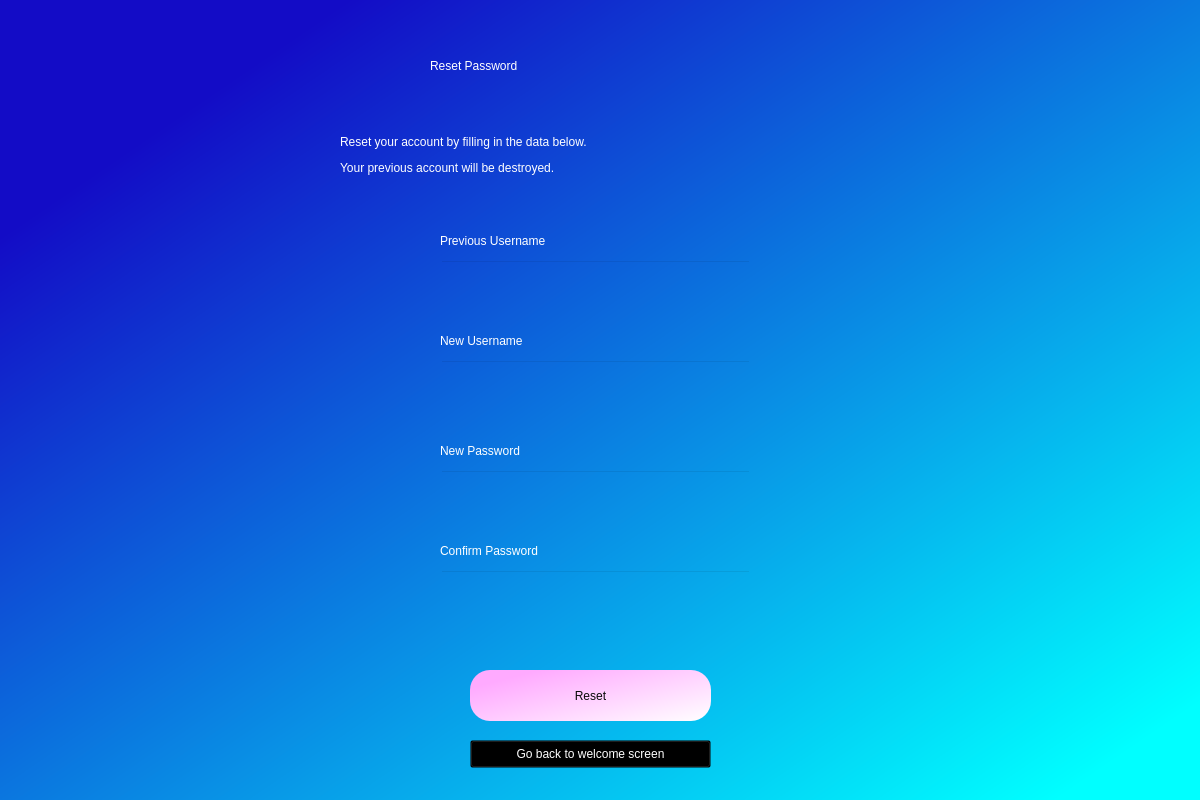
<?xml version="1.0" encoding="UTF-8"?>
<ui version="4.0">
 <class>Dialog</class>
 <widget class="QDialog" name="Dialog">
  <property name="geometry">
   <rect>
    <x>0</x>
    <y>0</y>
    <width>1200</width>
    <height>800</height>
   </rect>
  </property>
  <property name="windowTitle">
   <string>Dialog</string>
  </property>
  <widget class="QWidget" name="widget" native="true">
   <property name="geometry">
    <rect>
     <x>0</x>
     <y>0</y>
     <width>1201</width>
     <height>801</height>
    </rect>
   </property>
   <property name="styleSheet">
    <string notr="true">QWidget#widget{
background-color: qlineargradient(spread:pad, x1:0.134, y1:0.159091, x2:0.935, y2:0.943182, stop:0 rgba(19, 12, 198, 255), stop:1 rgba(0, 255, 255, 255));}</string>
   </property>
   <widget class="QLabel" name="label">
    <property name="geometry">
     <rect>
      <x>430</x>
      <y>30</y>
      <width>341</width>
      <height>71</height>
     </rect>
    </property>
    <property name="styleSheet">
     <string notr="true">font: 28pt &quot;MS Shell Dlg 2&quot;;
color: rgb(255, 255, 255);</string>
    </property>
    <property name="text">
     <string>Reset Password</string>
    </property>
   </widget>
   <widget class="QLabel" name="label_2">
    <property name="geometry">
     <rect>
      <x>340</x>
      <y>110</y>
      <width>531</width>
      <height>91</height>
     </rect>
    </property>
    <property name="styleSheet">
     <string notr="true">font: 15pt &quot;MS Shell Dlg 2&quot;;
color: rgb(255, 255, 255);</string>
    </property>
    <property name="text">
     <string>&lt;html&gt;&lt;head/&gt;&lt;body&gt;&lt;p&gt;Reset your account by filling in the data below.&lt;/p&gt;&lt;p&gt;    Your previous account will be destroyed.&lt;/p&gt;&lt;/body&gt;&lt;/html&gt;</string>
    </property>
   </widget>
   <widget class="QPushButton" name="reset">
    <property name="geometry">
     <rect>
      <x>470</x>
      <y>670</y>
      <width>241</width>
      <height>51</height>
     </rect>
    </property>
    <property name="styleSheet">
     <string notr="true">border-radius:20px;
font: 14pt &quot;MS Shell Dlg 2&quot;;
background-color: qlineargradient(spread:pad, x1:0.0845771, y1:0.25, x2:1, y2:1, stop:0 rgba(255, 170, 255, 255), stop:1 rgba(255, 255, 255, 255));
color: rgb(9, 9, 9);</string>
    </property>
    <property name="text">
     <string>Reset</string>
    </property>
   </widget>
   <widget class="QLineEdit" name="userfield">
    <property name="geometry">
     <rect>
      <x>440</x>
      <y>360</y>
      <width>311</width>
      <height>41</height>
     </rect>
    </property>
    <property name="styleSheet">
     <string notr="true">background-color:rgba(0,0,0,0);
font: 12pt &quot;MS Shell Dlg 2&quot;;
color: rgb(255, 255, 255);</string>
    </property>
   </widget>
   <widget class="QLineEdit" name="passwordfield">
    <property name="geometry">
     <rect>
      <x>440</x>
      <y>470</y>
      <width>311</width>
      <height>41</height>
     </rect>
    </property>
    <property name="styleSheet">
     <string notr="true">background-color:rgba(0,0,0,0);
font: 12pt &quot;MS Shell Dlg 2&quot;;
color: rgb(255, 255, 255);</string>
    </property>
   </widget>
   <widget class="QLabel" name="label_3">
    <property name="geometry">
     <rect>
      <x>440</x>
      <y>330</y>
      <width>121</width>
      <height>21</height>
     </rect>
    </property>
    <property name="styleSheet">
     <string notr="true">font: 10pt &quot;MS Shell Dlg 2&quot;;
color: rgb(255, 255, 255);</string>
    </property>
    <property name="text">
     <string>New Username</string>
    </property>
   </widget>
   <widget class="QLabel" name="label_4">
    <property name="geometry">
     <rect>
      <x>440</x>
      <y>440</y>
      <width>121</width>
      <height>21</height>
     </rect>
    </property>
    <property name="styleSheet">
     <string notr="true">font: 10pt &quot;MS Shell Dlg 2&quot;;
color: rgb(255, 255, 255);</string>
    </property>
    <property name="text">
     <string>New Password</string>
    </property>
   </widget>
   <widget class="QLabel" name="label_5">
    <property name="geometry">
     <rect>
      <x>440</x>
      <y>520</y>
      <width>291</width>
      <height>16</height>
     </rect>
    </property>
    <property name="styleSheet">
     <string notr="true">font: 12pt &quot;MS Shell Dlg 2&quot;;
color: rgb(255, 0, 0);</string>
    </property>
    <property name="text">
     <string/>
    </property>
   </widget>
   <widget class="QLineEdit" name="confirmpasswordfield">
    <property name="geometry">
     <rect>
      <x>440</x>
      <y>570</y>
      <width>311</width>
      <height>41</height>
     </rect>
    </property>
    <property name="styleSheet">
     <string notr="true">background-color:rgba(0,0,0,0);
font: 12pt &quot;MS Shell Dlg 2&quot;;
color: rgb(255, 255, 255);</string>
    </property>
   </widget>
   <widget class="QLabel" name="label_6">
    <property name="geometry">
     <rect>
      <x>440</x>
      <y>540</y>
      <width>141</width>
      <height>21</height>
     </rect>
    </property>
    <property name="styleSheet">
     <string notr="true">font: 10pt &quot;MS Shell Dlg 2&quot;;
color: rgb(255, 255, 255);</string>
    </property>
    <property name="text">
     <string>Confirm Password</string>
    </property>
   </widget>
   <widget class="QLabel" name="Error">
    <property name="geometry">
     <rect>
      <x>440</x>
      <y>630</y>
      <width>291</width>
      <height>16</height>
     </rect>
    </property>
    <property name="styleSheet">
     <string notr="true">font: 12pt &quot;MS Shell Dlg 2&quot;;
color: rgb(255, 0, 0);</string>
    </property>
    <property name="text">
     <string/>
    </property>
   </widget>
   <widget class="QPushButton" name="back">
    <property name="geometry">
     <rect>
      <x>470</x>
      <y>740</y>
      <width>241</width>
      <height>28</height>
     </rect>
    </property>
    <property name="styleSheet">
     <string notr="true">color: rgb(255, 255, 255);
background-color:rgba(0,0,0,0);</string>
    </property>
    <property name="text">
     <string>Go back to welcome screen</string>
    </property>
   </widget>
   <widget class="QLabel" name="label_7">
    <property name="geometry">
     <rect>
      <x>440</x>
      <y>230</y>
      <width>151</width>
      <height>21</height>
     </rect>
    </property>
    <property name="styleSheet">
     <string notr="true">font: 10pt &quot;MS Shell Dlg 2&quot;;
color: rgb(255, 255, 255);</string>
    </property>
    <property name="text">
     <string>Previous Username</string>
    </property>
   </widget>
   <widget class="QLineEdit" name="prevfield">
    <property name="geometry">
     <rect>
      <x>440</x>
      <y>260</y>
      <width>311</width>
      <height>41</height>
     </rect>
    </property>
    <property name="styleSheet">
     <string notr="true">background-color:rgba(0,0,0,0);
font: 12pt &quot;MS Shell Dlg 2&quot;;
color: rgb(255, 255, 255);</string>
    </property>
   </widget>
  </widget>
 </widget>
 <resources/>
 <connections/>
</ui>
